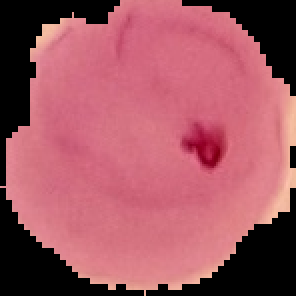
#> input picture FESI/Progetto/malaria/malaria/parasite (18).png, 148 x 148 px, found by its file name (shown 2 times larger)
$ jupyter execute ProvaNotebook.ipynb
#> lines starting #> are read from the running program, lines starting #| are printed output that depends on the picture; after the words box and inside, x2 and y2 are one past the last pixel; in counts of white or black regions, pixels touching at a corner belong together
[cell 1]
import numpy as np
import matplotlib.pyplot as plt
import cv2
from PIL import Image
from skimage import measure, morphology

Le tecniche di pre-processing che son state adottate comprendono:
- Il ridimensionamento dell'immagine, in modo tale che tutte le immagini posseggano le stesse dimensioni
- Ho convertito l'immagine in scala di grigi
- Successivamente ho anche eseguito un miglioramento del contrasto tramite equalizzazione dell'istogramma --> aumentare il contrasto globale di un'immagine.

Il miglioramento del contrasto permette quindi di eseguire una sogliatura piú efficace, questo perché: L'equalizzazione "stira" l'istogramma, distribuendo i livelli di grigio su un range più ampio. Questo significa che le zone scure diventano più scure e le zone chiare più chiare, aumentando la differenza tra le due. Con un contrasto più elevato, i bordi tra le diverse regioni dell'immagine diventano più definiti, facilitando la loro individuazione tramite sogliatura. In alcuni casi, l'equalizzazione può aiutare a ridurre l'effetto del rumore presente nell'immagine, migliorando la qualità della segmentazione.

[cell 2]
img = cv2.imread('FESI/Progetto/malaria/malaria/parasite (18).png', cv2.IMREAD_UNCHANGED)
#> img is the input picture: shape (148, 148, 3); mean B, G, R 97.3, 86.2, 160.8
resized = cv2.resize(img, (224, 224))

plt.figure(figsize=(10, 5))
plt.subplot(1,2,1)
plt.imshow(resized)

#aggiungere gli istogrammi sui 3 canali differenti r g b
plt.subplot(1,2,2)
plt.hist(resized.ravel(), bins=128, density=True, color='r')

plt.show()
#> figure, not shown here; B, G, R data is drawn as R, G, B; panel 2: tallest bar 0.12 high, from x = 0 to 1.98

[cell 3]
# Grayscale
img_gray = cv2.cvtColor(resized, cv2.COLOR_BGR2GRAY)
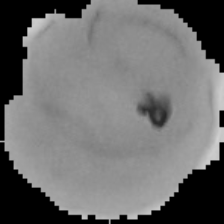
#> img_gray: shape (224, 224); min 0, max 209, mean 109.7

plt.figure(figsize=(10, 5))
plt.subplot(1,2,1)
plt.imshow(img_gray, cmap='gray')


plt.subplot(1,2,2)
plt.hist(img_gray.ravel(), bins=128, density=True, color='r');

plt.show()
#> figure, not shown here; panel 2: tallest bar 0.145 high, from x = 0 to 1.63

Cerco di applicare una sogliatura --> devo scegliere un valore adeguato per la soglia, altrimenti potrebbe capitare che se la soglia è troppo bassa, quasi tutti i pixel supereranno questo valore e l'immagine risultante sarà quasi completamente bianca.
Un idea puó essere applicare una prima sogliatura all'immagine ed ottenere una sorta di "maschera" per separare l'immagine dallo sfondo

[cell 4]
# Creo una maschera per rilevare il contenuto non nero
_, mask = cv2.threshold(img_gray, 10, 255, cv2.THRESH_BINARY)
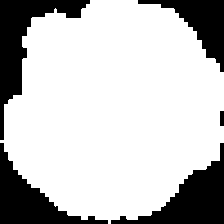
#> mask: shape (224, 224); 76.1% white; 5 black regions, box (x1, y1, x2, y2) and area: (0, 0, 90, 140) 3493, (111, 143, 224, 224) 3303, (0, 143, 108, 224) 2913, (138, 0, 224, 72) 2211, (220, 111, 224, 126) 60

# Sostituisci lo sfondo nero con bianco
resized_rgba = cv2.cvtColor(resized, cv2.COLOR_BGR2RGBA)

result = resized_rgba.copy()
result[mask == 0] = [255,255,255,0]   # seleziona tutti i pixel che corrispondono a dove mask è 0 e li metto bianchi
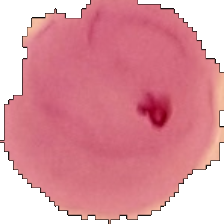
#> result: shape (224, 224, 4); mean R, G, B, A 221.6, 147, 158.1, 194.1; transparent parts drawn white

cv2.imwrite('FESI/Progetto/tests/image_cropped.png', result)

plt.figure(figsize=(10, 5))
plt.subplot(1, 3, 1)
plt.imshow(mask, cmap='gray')
plt.title("Maschera binaria")
plt.axis("off")

plt.subplot(1, 3, 2)
plt.imshow(result)
plt.title("Immagine ritagliata")
plt.axis("off")

plt.subplot(1, 3, 3)
plt.hist(result.ravel(), bins=128, density=True, color='r');

plt.show()
#> figure, not shown here; panel 3: tallest bar 0.185 high, from x = 253 to 255

Tramite una prima sogliatura ho quindi creato una maschera che ho sfruttato per separare l'immagine dallo sfondo.
Adesso procedo ...

N.B. --> durante la conversione in scala di grigi il canale alfa (che gestisce la trasparenza) viene perso, di conseguenza lo sfondo torna al suo colore originario (io ho impostato bianco)
posso evitare che ciò succeda conservando il canale alfa, e riapplicandolo all'immagine convertita.
Tuttavia la funzione cv2.equalizeHist accetta solo immagini a un singolo canale (grayscale), di conseguenza non posso passare come argomento  un'immagine con due canali (grigio + alfa), che non perchè supportata da equalizeHist.

SOL --> effettuo prima l'equalizzazione unicamente sul canale grigio, e in seguito applico anche il canale alfa separatamente

[cell 5]
# Separo i quattro canali RGBA
r, g, b, alpha = cv2.split(result)
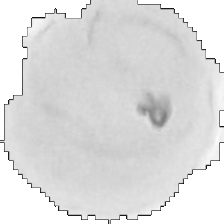
#> r: shape (224, 224); min 14, max 255, mean 221.6
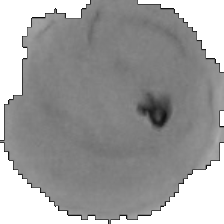
#> b: shape (224, 224); min 9, max 255, mean 158.1

#converto l'immagine in scala di grigi + canale alfa
resultGray = cv2.cvtColor(cv2.merge((r, g, b)), cv2.COLOR_BGR2GRAY)

# Equalizzazione dell'istogramma sul canale grigio
eq_img = cv2.equalizeHist(resultGray)
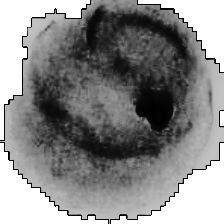
#> eq_img: shape (224, 224); min 0, max 255, mean 136.9

# Combina con il canale alfa
bgra_gray = cv2.merge((eq_img, eq_img, eq_img, alpha))

# Salva l'immagine con 4 canali (BGRA)
cv2.imwrite('FESI/Progetto/tests/boh.png', bgra_gray)

# Visualizza i risultati
plt.subplot(1, 2, 1)
plt.imshow(eq_img, cmap='gray')
plt.title("Immagine Equalizzata")

plt.subplot(1, 2, 2)
plt.hist(eq_img.ravel(), bins=128, density=True, color='r')
plt.title("Istogramma Equalizzato")
plt.show()
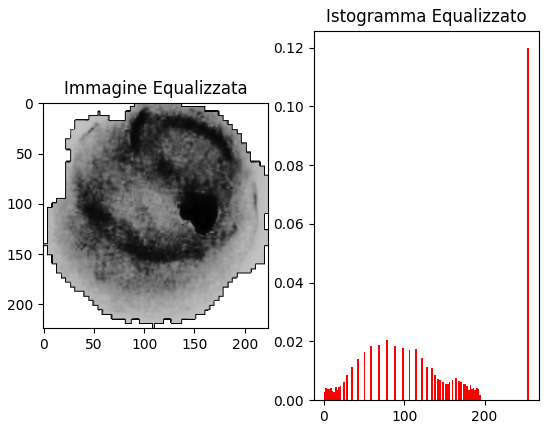
#> figure drawn by matplotlib, 2 panels; panel 2: tallest bar 0.12 high, from x = 253 to 255

Dopo aver rimosso lo sfondo eseguo una seconda sogliatura, lo scopo è quello di cercare di rimuovere dal backgroung (ovvero la cellula), la parte più scura ottenuta tramite equalizzazione del'istogramma. Dopo aver effettuato la sogliatura procedo con un'operazione di "Opening", ovvero una operazione di erosione seguita da una dilatazione, con lo scopo di rimuovere il rumore.

- EROSIONE: Questa operazione erode i confini dell'oggetto in primo piano. Funziona creando un kernel di convoluzione e passandolo sull'immagine.Questa operazione è efficace per rimuovere          piccoli rumori bianchi ottenuti dopo la sogliatura

- DILATAZIONE: Questa operazione è l'esatto opposto dell'erosione --> Serve perchè l'operazione di erosione potrebbe rimpicciolire gli oggetti, di conseguenza l'operazione di dilatazione ci consente di mantenere le dimensioni degli oggetti senza alterarne il rumore.

[cell 6]
img = cv2.imread("FESI/Progetto/tests/boh.png")
#> img: shape (224, 224, 3); min 0, max 255, mean 136.9

# Siccome non posso applicare la sogliatura sull'immagine RGBA, lavoro su un'immagine in scala di grigi e successivamente riapplico il canale alfa
img_noRGBA = cv2.cvtColor(img, cv2.COLOR_BGR2GRAY)
cv2.imwrite('FESI/Progetto/tests/try2.png', img_noRGBA)

# Seconda sogliatura
_, thresh = cv2.threshold(img_noRGBA, 10, 255, cv2.THRESH_BINARY)
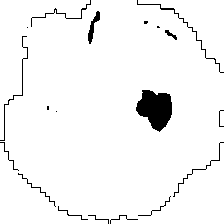
#> thresh: shape (224, 224); 95.9% white; 19 black regions (5 under 20 px), largest, box (x1, y1, x2, y2) and area: (136, 90, 172, 132) 1019, (137, 0, 224, 73) 167, (88, 11, 100, 44) 144

# Rimozione del rumore
kernel = np.ones((3,3), np.uint8) #creo il kernel di convoluzione --> matrice 3x3
opening = cv2.morphologyEx(thresh, cv2.MORPH_OPEN,kernel, iterations = 2)
#> opening: shape (224, 224); 95.9% white; 14 black regions (5 under 20 px), largest, box (x1, y1, x2, y2) and area: (136, 90, 172, 132) 1025, (0, 36, 88, 220) 305, (137, 0, 224, 73) 167

# Identificazione e Labeling delle regioni
labels = measure.label(opening, connectivity=2)  # Labeling con connettività 8
#> labels: shape (224, 224) int64; values 0 (black) and 1 (white), 95.9% white; 14 black regions (5 under 20 px)
properties = measure.regionprops(labels)
#> properties = 1 regions; box (x1, y1, x2, y2) and area: (0, 0, 224, 224) 48106

# Rimuovi regioni troppo piccole
min_size = 50  # Cambia in base alle dimensioni delle macchie
filtered_labels = morphology.remove_small_objects(labels, min_size=min_size)
segmented = filtered_labels > 0  # Converti in maschera binaria

# Visualizzazione dei risultati
plt.figure(figsize=(12, 6))
plt.subplot(1, 2, 1)
plt.title("Original Image")
plt.imshow(img_noRGBA, cmap="gray")

plt.subplot(1, 2, 2)
plt.title("Filtered Segmentation")
plt.imshow(segmented, cmap="gray")

plt.tight_layout()
plt.show()

[cell 7]
#Ho creato una seconda maschera --> la applico all'immagine originale
img = cv2.imread('FESI/Progetto/malaria/malaria/parasite (18).png', cv2.IMREAD_UNCHANGED)
img_resized = cv2.resize(img, (224, 224))


mask = (cv2.bitwise_not(thresh)) > 0

imgSegmented = img_resized.copy()

# 3. Sostituisci le aree corrispondenti alla maschera
# Esempio: Riempire le aree con un colore uniforme (ad es. bianco)
imgSegmented[mask] = [255, 255, 255]  # Sostituisci con il colore desiderato (qui bianco)
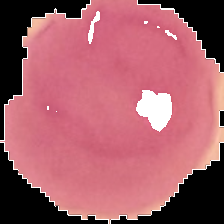
#> imgSegmented: shape (224, 224, 3); mean B, G, R 104.7, 94.4, 165.3

# Visualizza i risultati
plt.figure(figsize=(12, 6))
plt.subplot(1, 3, 1)
plt.title("Original Image")
plt.imshow(cv2.cvtColor(img_resized, cv2.COLOR_BGR2RGB))

plt.subplot(1, 3, 2)
plt.title("Binary Mask")
plt.imshow(segmented, cmap="gray")

plt.subplot(1, 3, 3)
plt.title("Filtered Image")
plt.imshow(cv2.cvtColor(imgSegmented, cv2.COLOR_BGR2RGB))

plt.tight_layout()
plt.show()
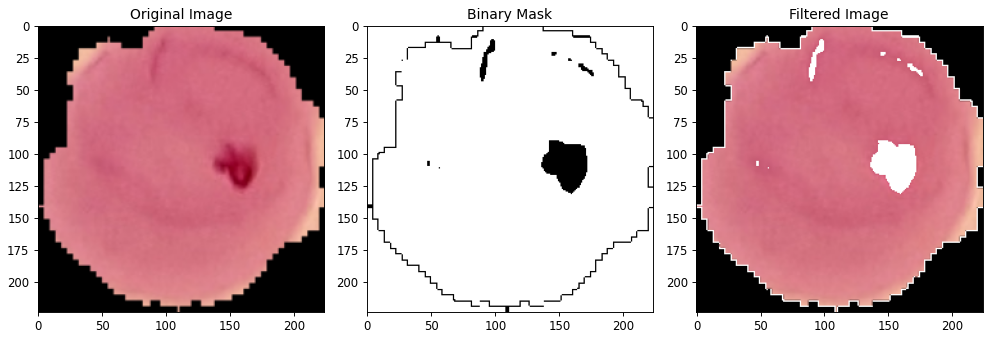
#> figure drawn by matplotlib, 3 panels

$ run again, with FESI/Progetto/malaria/malaria/parasite (100).png copied over FESI/Progetto/malaria/malaria/parasite (18).png
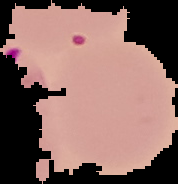
#> input picture FESI/Progetto/malaria/malaria/parasite (100).png, 178 x 184 px, found by its file name
#> img is the input picture: shape (184, 178, 3); mean B, G, R 97.4, 103.1, 135.9
#> img: shape (224, 224, 3)
#> thresh: shape (224, 224); 95.9% white; 5 black regions (1 under 20 px), largest, box (x1, y1, x2, y2) and area: (0, 58, 224, 224) 1291, (0, 0, 224, 103) 495, (90, 42, 108, 56) 198, (216, 107, 224, 143) 49
#> opening: shape (224, 224); 95.6% white; 3 black regions (1 under 20 px)
#> `labels = measure.label(opening, connectivity=2)`:
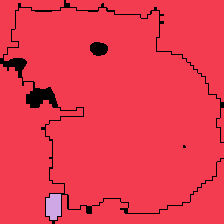
#> labels: shape (224, 224) int64; 3 distinct labels, from 0 to 2; one colour per label, 0 black
#> properties = 2 regions; box (x1, y1, x2, y2) and area: (0, 0, 224, 224) 47626, (46, 194, 61, 220) 342
#> segmented: shape (224, 224) bool; 95.6% white; 3 black regions (1 under 20 px), largest, box (x1, y1, x2, y2) and area: (0, 0, 224, 224) 1999, (90, 42, 108, 56) 201
#> imgSegmented: shape (224, 224, 3); mean B, G, R 103.7, 109.8, 140.7
#> `plt.show()`:
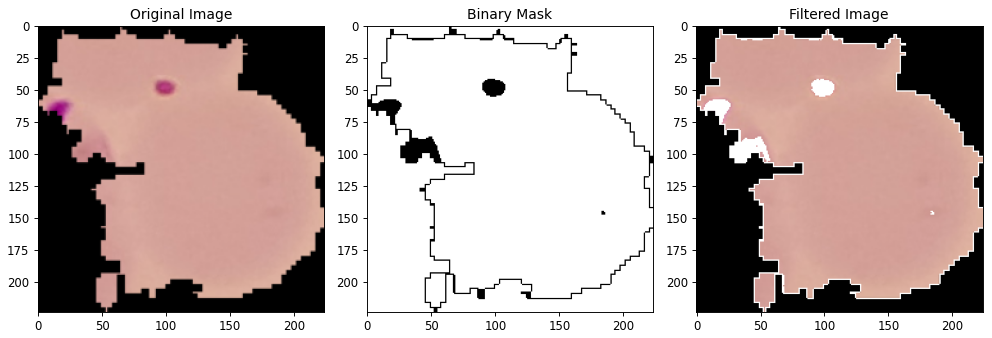
#> figure drawn by matplotlib, 3 panels

$ run again, with FESI/Progetto/malaria/malaria/parasite (101).png copied over FESI/Progetto/malaria/malaria/parasite (18).png
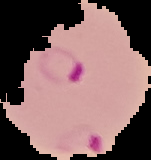
#> input picture FESI/Progetto/malaria/malaria/parasite (101).png, 151 x 160 px, found by its file name
#> img is the input picture: shape (160, 151, 3); mean B, G, R 96.9, 97.3, 127.5
#> img: shape (224, 224, 3)
#> thresh: shape (224, 224); 95.9% white; 17 black regions (9 under 20 px), largest, box (x1, y1, x2, y2) and area: (100, 85, 125, 116) 492, (0, 0, 125, 148) 437, (130, 189, 151, 214) 398
#> opening: shape (224, 224); 95.8% white; 11 black regions (5 under 20 px)
#> labels: shape (224, 224) int64; 4 distinct labels, from 0 to 3
#> properties = 3 regions; box (x1, y1, x2, y2) and area: (0, 0, 224, 224) 38558, (0, 0, 124, 146) 9450, (220, 107, 224, 117) 40
#> filtered_labels: shape (224, 224) int64; 3 distinct labels, from 0 to 2
#> segmented: shape (224, 224) bool; 95.7% white; 11 black regions (5 under 20 px), largest, box (x1, y1, x2, y2) and area: (0, 0, 125, 224) 675, (103, 123, 224, 224) 658, (100, 85, 125, 116) 496, (130, 0, 224, 93) 221, (219, 106, 224, 118) 60, (64, 99, 80, 111) 44
#> imgSegmented: shape (224, 224, 3); mean B, G, R 102.9, 104.2, 132.1
#> `plt.show()`:
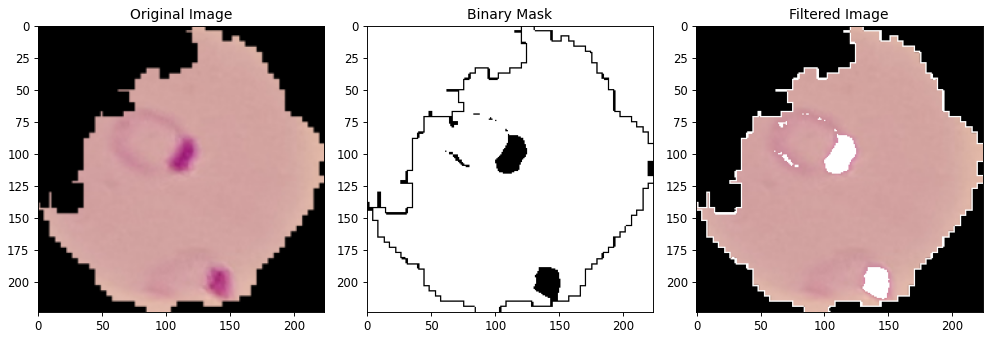
#> figure drawn by matplotlib, 3 panels
